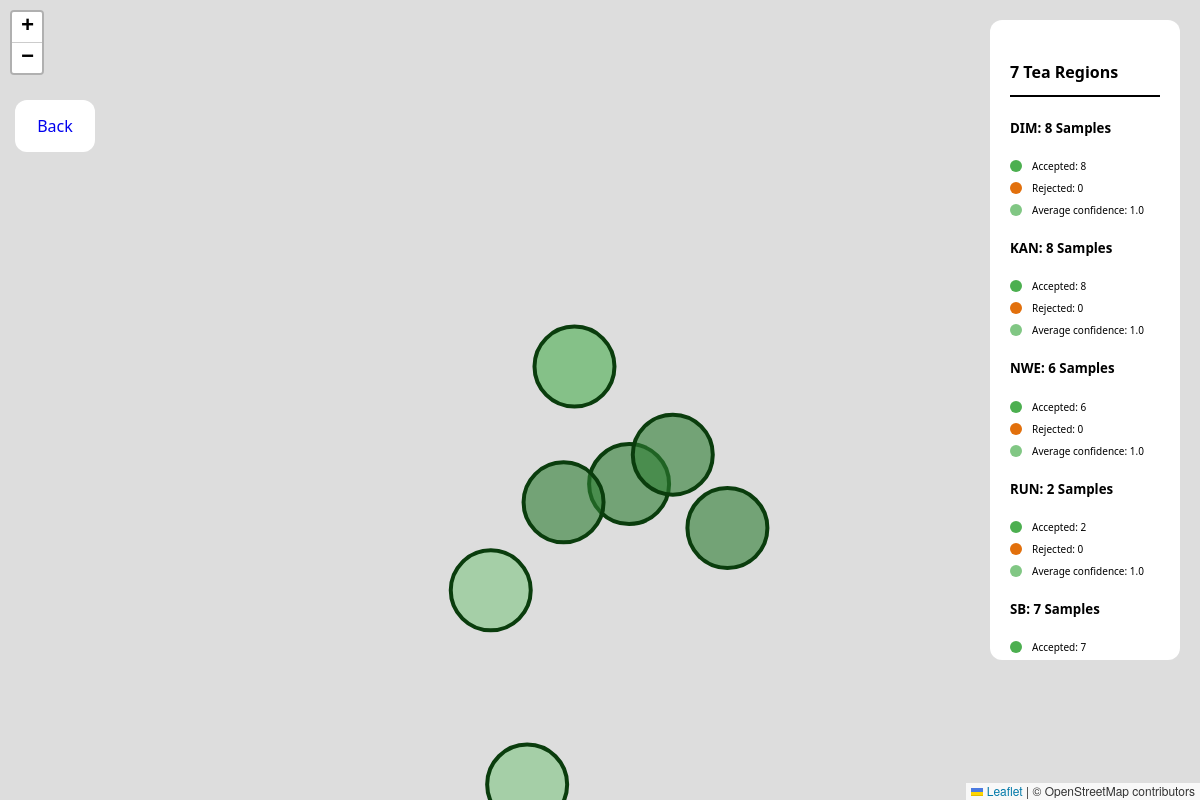
The page /map on the database its author committed.
### tables this page shows
CREATE TABLE user_predictions (
            id INTEGER PRIMARY KEY AUTOINCREMENT,
            input_data TEXT NOT NULL,
            predicted_region TEXT,
            confidence REAL,
            status TEXT,
            created_at TEXT DEFAULT CURRENT_TIMESTAMP
        );

### dashboard/routes.py (the view)
@dashboard_bp.route("/map")
def dashboard():
    return render_template(
        "map.html",
        regions=get_region_statistics()
    )

### data/db.py (called while the page is built)
def get_connection():
    conn = sqlite3.connect(DB_PATH)
    conn.row_factory = sqlite3.Row # allows dict-like access
    return conn

### templates/map.html (shortened to what this page needs)
<!DOCTYPE html>
<html>
<head>
    <link rel="stylesheet" href="https://unpkg.com/leaflet@1.9.4/dist/leaflet.css" />
</head>
<body>
{% if regions %}
  <div class="info-panel">
      <h4>7 Tea Regions</h4>
      <div class="underline"></div>
      {% for r in regions %}
        <div>
            <h5>{{ r.region }}: <b>{{ r.total }} </b>Samples</h5>
            <div class="legend-item"><span class="dot" style="background: #4caf50;"></span> Accepted: {{ r.accepted }}</div>
            <div class="legend-item"><span class="dot" style="background: #e2700c;"></span> Rejected: {{ r.rejected }}</div>
            <div class="legend-item"><span class="dot" style="background: #81c784;"></span> Average confidence:</b> {{ r.avg_confidence }}</div>
        </div>
      {% endfor %}
  </div>
{% else %}
  <p>No prediction data available yet.</p>
{% endif %}
<a href="{{ url_for('index') }}"><div class="left-navigation">Back</div></a>
<div id="map"></div>
</body>
</html>

### templates/map.html (style rules this page uses)
body { margin: 0; font-family: 'Segoe UI', sans-serif; background-color: #eee; }
#map { height: 100vh; width: 100%; }
.info-panel { position: absolute; top: 20px; right: 20px; z-index: 1000; background: white; padding: 20px; border-radius: 12px; width: 150px; max-height: 600px; overflow-y: auto; overflow-x: hidden; scroll-behavior: smooth; }
.left-navigation { position: absolute; top: 100px; left: 15px; z-index: 1000; background: white; padding: 15px; border-radius: 12px; width: 50px; text-align: center; }
.legend-item { display: flex; align-items: center; margin-bottom: 8px; font-size: 10px; }
.dot { height: 12px; width: 12px; border-radius: 50%; display: inline-block; margin-right: 10px; border: none; }
.underline { width: 100%; height: 2px; background: #000000; margin-bottom: 10px; margin-top: -10px; }

### rows shown on the page
user_predictions: region "KAN", total "8", accepted "8", rejected "0", avg_confidence "1.0"

### other values the page prints
{{ r.region }} "DIM" "NWE" "RUN" "SB"
{{ r.total }} "8" "6" "2" "7"
{{ r.accepted }} "8" "6" "2" "7"
{{ r.rejected }} "0" "0" "0"
{{ r.avg_confidence }} "1.0" "1.0" "1.0"
